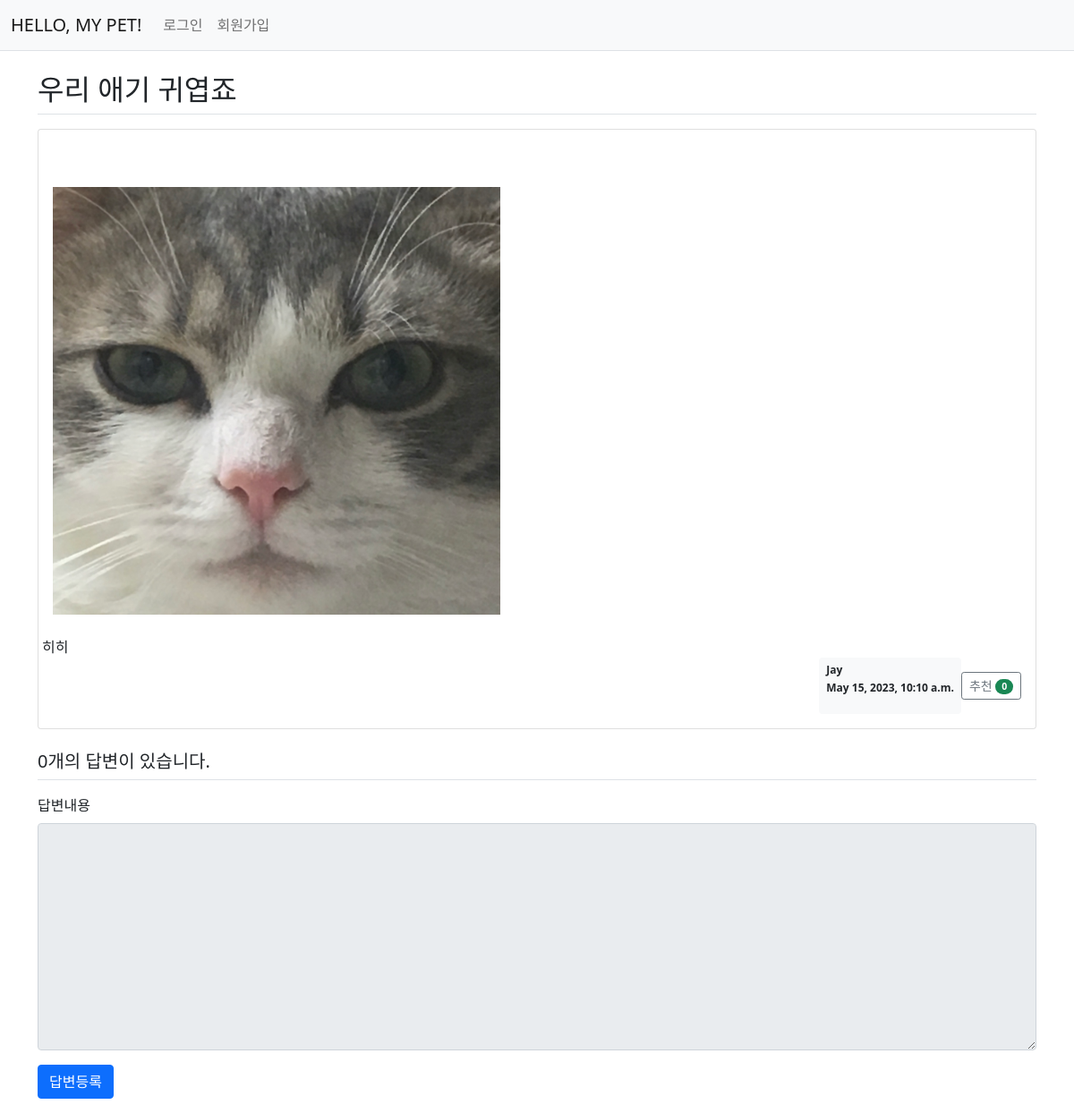
Screenshot of /pybo/314/ with the database file from the repository.
### pybo/models.py (models this page shows)
class Question(models.Model):
    author = models.ForeignKey(User, on_delete=models.CASCADE, related_name='author_question')
    subject = models.CharField(max_length=200)
    content = models.TextField()
    create_date = models.DateTimeField()
    modify_date = models.DateTimeField(null=True, blank=True)
    voter = models.ManyToManyField(User, related_name='voter_question')
    imgfile = models.ImageField(null=True, upload_to="", blank=True)

### pybo/views/base_views.py (the view)
def detail(request, question_id):
    question = get_object_or_404(Question, pk=question_id)
    context = {'question' : question}
    return render(request, 'pybo/question_detail.html', context)

### templates/pybo/question_detail.html (shortened to what this page needs)
{% extends 'base.html' %}
{% block content %}
<div class="container my-3">
    <h2 class="border-bottom py-2">{{ question.subject }}</h2>
    <div class="card my-3">
        <div class="card-body">
            <div class="row card-text" style="white-space: pre-line;">
                {% if question.imgfile %}
                <div class="card-image">
                    <div style="width:100%; height:auto; ">
                        <img src="{{ question.imgfile.url }}" width="500">
                    </div>
                </div>
                {% endif%}
                {{ question.content }}
            </div>
            <div class="d-flex justify-content-end">
                <div class="badge bg-light text-dark p-2 text-start">
                    <div class="mb-2">{{ question.author.username }}</div>
                    <div>{{ question.create_date }}</div>
                </div>
                <div class="my-3">
                    <a href="javascript:void(0)" data-uri="{% url 'pybo:question_vote' question.id  %}"
                        class="recommend btn btn-sm btn-outline-secondary"> 추천
                        <span class="badge rounded-pill bg-success">{{question.voter.count}}</span>
                    </a>
                </div>
            </div>
        </div>
    </div>
    <h5 class="border-bottom my-3 py-2">{{question.answer_set.count}}개의 답변이 있습니다.</h5>
    <form action="{% url 'pybo:answer_create' question.id %}" method="post" class="my-3">
        <div class="mb-3">
            <label for="content" class="form-label">답변내용</label>
            <textarea {% if not user.is_authenticated %}disabled{% endif %}
              name="content" id="content" class="form-control" rows="10"></textarea>
        </div>
        <input type="submit" value="답변등록" class="btn btn-primary">
    </form>
</div>
{% endblock %}

### rows the page displays
Question: subject "우리 애기 귀엽죠", imgfile (picture), content "히히", author.username "Jay", create_date "May 15, 2023, 10:10 a.m.", voter.count "0", answer_set.count "0"
